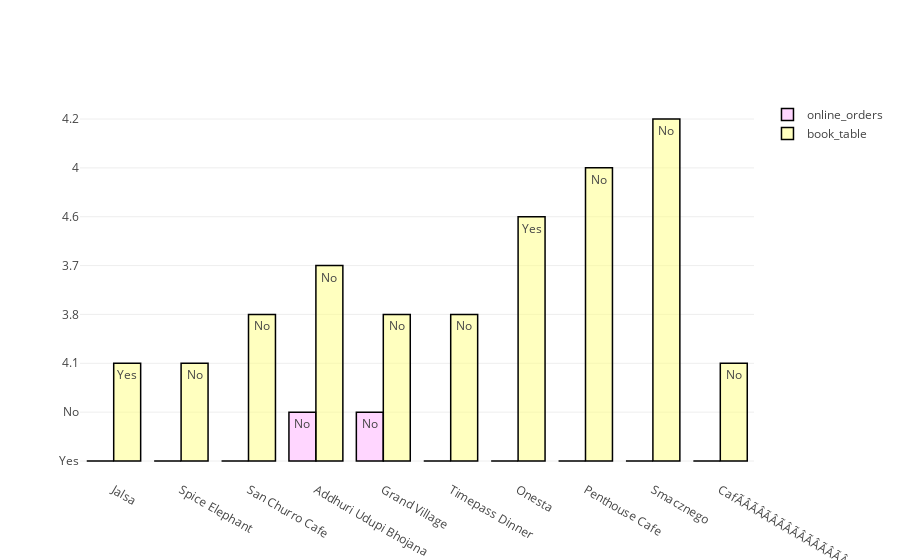

Notebook source saved alongside this figure:
### Code cell
# create trace1 
trace1 = go.Bar(
                x = df.name.head(10),
                y = df.online_order.head(10),
                name = "online_orders",
                marker = dict(color = 'rgba(255, 174, 255, 0.5)',
                             line=dict(color='rgb(0,0,0)',width=1.5)),
                text = df.online_order.head(10))
# create trace2 
trace2 = go.Bar(
                x = df.name.head(10),
                y = df.rate.head(10),
                name = "book_table",
                marker = dict(color = 'rgba(255, 255, 128, 0.5)',
                              line=dict(color='rgb(0,0,0)',width=1.5)),
                text = df.book_table.head(10))
data = [trace1, trace2]

layout = go.Layout(barmode = "group")
fig = go.Figure(data = data, layout = layout)
iplot(fig)

### Figure 1 — Plotly figure (JSON) as saved in the notebook; plotly's stock layout.template omitted (floating-point values rounded to 4 significant figures)
{"data": [{"marker": {"color": "rgba(255, 174, 255, 0.5)", "line": {"color": "rgb(0, 0, 0)", "width": 1.5}}, "name": "online_orders", "text": ["Yes", "Yes", "Yes", "No", "No", "Yes", "Yes", "Yes", "Yes", "Yes"], "type": "bar", "uid": "35d35022-137d-49c6-9734-740d940d763c", "x": ["Jalsa", "Spice Elephant", "San Churro Cafe", "Addhuri Udupi Bhojana", "Grand Village", "Timepass Dinner", "Onesta", "Penthouse Cafe", "Smacznego", "CafÃÂÃÂÃÂÃÂÃÂÃÂÃÂÃÂ© Down The Alley"], "y": ["Yes", "Yes", "Yes", "No", "No", "Yes", "Yes", "Yes", "Yes", "Yes"]}, {"marker": {"color": "rgba(255, 255, 128, 0.5)", "line": {"color": "rgb(0, 0, 0)", "width": 1.5}}, "name": "book_table", "text": ["Yes", "No", "No", "No", "No", "No", "Yes", "No", "No", "No"], "type": "bar", "uid": "57991265-8201-49a3-a562-44e16759ee14", "x": ["Jalsa", "Spice Elephant", "San Churro Cafe", "Addhuri Udupi Bhojana", "Grand Village", "Timepass Dinner", "Onesta", "Penthouse Cafe", "Smacznego", "CafÃÂÃÂÃÂÃÂÃÂÃÂÃÂÃÂ© Down The Alley"], "y": [4.1, 4.1, 3.8, 3.7, 3.8, 3.8, 4.6, 4, 4.2, 4.1]}], "layout": {"autosize": true, "barmode": "group", "xaxis": {"autorange": true, "range": [-0.5, 9.5], "type": "category"}, "yaxis": {"autorange": true, "range": [-0.3889, 7.389], "type": "category"}}}
